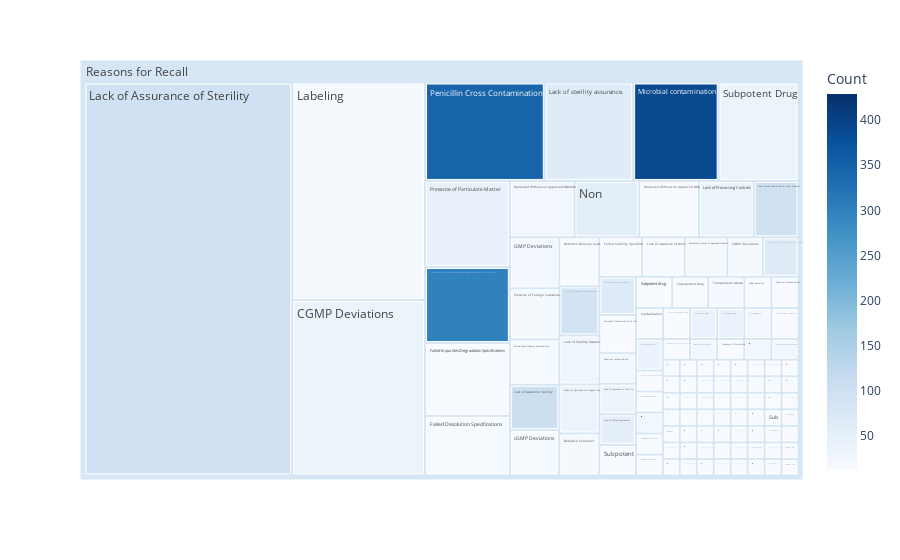

Source (notebook cell):
### Code cell
fig = px.treemap(grouped_df,
                 path=['reason','reason_main','event_id', 'reason_description'],
                 values='Count',
                 color='Count',
                 maxdepth=2,
                 color_continuous_scale = 'blues'
                )
fig.show()

### Figure 1 — Plotly figure (JSON) as saved in the notebook; plotly's stock layout.template omitted (floating-point values rounded to 4 significant figures; data arrays with more than 128 entries replaced by an {"elided": "..."} marker saying what was removed)
{"data": [{"branchvalues": "total", "customdata": {"elided": "1120x1 float values"}, "domain": {"x": [0, 1], "y": [0, 1]}, "hovertemplate": "labels=%{label}<br>Count_sum=%{value}<br>parent=%{parent}<br>id=%{id}<br>Count=%{color}<extra></extra>", "ids": {"elided": "1120 str values"}, "labels": {"elided": "1120 str values"}, "marker": {"coloraxis": "coloraxis", "colors": {"elided": "1120 float values"}}, "maxdepth": 2, "name": "", "parents": {"elided": "1120 str values"}, "type": "treemap", "values": {"elided": "1120 int values"}}], "layout": {"coloraxis": {"colorbar": {"title": {"text": "Count"}}, "colorscale": [[0, "rgb(247,251,255)"], [0.125, "rgb(222,235,247)"], [0.25, "rgb(198,219,239)"], [0.375, "rgb(158,202,225)"], [0.5, "rgb(107,174,214)"], [0.625, "rgb(66,146,198)"], [0.75, "rgb(33,113,181)"], [0.875, "rgb(8,81,156)"], [1, "rgb(8,48,107)"]]}, "legend": {"tracegroupgap": 0}, "margin": {"t": 60}}}
